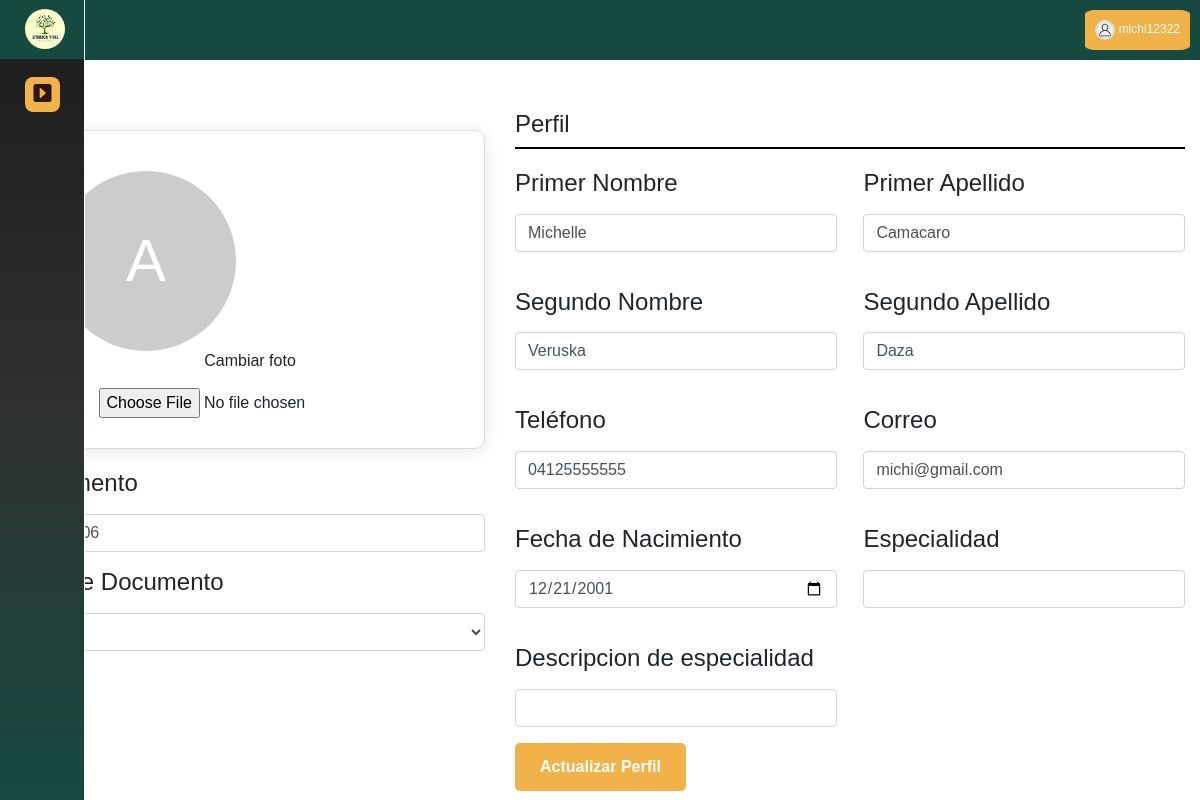
/app/vistas/perfil_psicologo.php (signed in), run on the app's committed database.
### tables this page shows
CREATE TABLE `psicologo` (
  `id_psicologo` int(11) NOT NULL,
  `id_administrativo` int(11) NOT NULL
);

### app/vistas/perfil_psicologo.php (the view, shortened to what this page needs)
<?php
include '../../config/conexion.php';
$usuario = $_SESSION['usuario'];
$sql_admintrativo = "SELECT id_administrativo FROM administrativo WHERE usuario = :usuario";
$stmt_administrativo = $conn->prepare($sql_admintrativo);
$stmt_administrativo->bindParam(':usuario', $usuario);
$stmt_administrativo->execute();
$usuario_data = $stmt_administrativo->fetch(PDO::FETCH_ASSOC);
$id_administrativo = $usuario_data['id_administrativo'];
$sql = "SELECT a.*, p.*, e.Descripcion AS especialidad, e.Tipo_Esp AS estado
        FROM administrativo a
        LEFT JOIN psicologo p ON a.id_administrativo = p.id_administrativo
        LEFT JOIN especialidad_psicologo es ON p.id_psicologo = es.id_psicologo
        LEFT JOIN especialidad e ON es.id_especialidad = e.id_especialidad
        WHERE a.id_administrativo = :id_administrativo";
$stmt = $conn->prepare($sql);
$stmt->bindParam(':id_administrativo', $id_administrativo);
$stmt->execute();
$usuario = $stmt->fetch(PDO::FETCH_ASSOC);
?>
<!DOCTYPE html>
<html lang="es">
<head>
    <link rel="stylesheet" href="https://maxcdn.bootstrapcdn.com/bootstrap/4.5.2/css/bootstrap.min.css">
    <link href="https://cdn.jsdelivr.net/npm/bootstrap-icons/font/bootstrap-icons.css" rel="stylesheet">
    <link rel="stylesheet" href="css/sidebarandheader.css">
    <link rel="stylesheet" href="css/perfil_usuario.css">
</head>
<body>
    <?php include 'includes/header.php'; ?>
    <?php include 'includes/sidebar.php'; ?>
    <div class="container">
        <div class="row">
            <div class="col-sm-5" style="margin-top: 50px;">
                <form action="perfil_psicologo.php" method="POST" enctype="multipart/form-data">
                    <div class="card">
                        <div class="card-body text-center">
                            <?php if (!empty($usuario['foto'])): ?>
                                <img class="avatar img-circle img-thumbnail" alt="avatar">
                            <?php else: ?>
                                <div class="avatar default-avatar">A</div>
                            <?php endif; ?>
                            <h6>Cambiar foto</h6>
                            <input type="file" name="foto" class="text-center center-block file-upload">
                        </div>
                    </div>
                    <div class="form-group">
                        <label for="num_doc">
                            <h4>Documento</h4>
                        </label>
                        <input type="text" class="form-control" name="num_doc" value="<?php echo $usuario['num_doc']; ?>" placeholder="Introduce tu número de documento">
                    </div>
                    <div class="form-group">
                        <label for="tipo_doc">
                            <h4>Tipo de Documento</h4>
                        </label>
                        <select name="tipo_doc" class="form-control">
                            <option value="V" <?php echo $usuario['tipo_doc'] == 'V' ? 'selected' : ''; ?>>V</option>
                        </select>
                    </div>
            </div>
            </hr><br>
            <div class="col-sm-7" style="margin-top: 50px;">
                <h4 class="perfil-title">Perfil</h4>
                <form class="form" action="perfil_usuario.php" method="post" enctype="multipart/form-data">
                    <div class="form-container">
                        <div class="form-group">
                            <label for="nombre1">
                                <h4>Primer Nombre</h4>
                            </label>
                            <input type="text" class="form-control" name="nombre1" value="<?php echo $usuario['Nombre1']; ?>" placeholder="Introduce tu primer nombre">
                        </div>
                        <div class="form-group">
                            <label for="apellido1">
                                <h4>Primer Apellido</h4>
                            </label>
                            <input type="text" class="form-control" name="apellido1" value="<?php echo $usuario['Apellido1']; ?>" placeholder="Introduce tu primer apellido">
                        </div>
                        <div class="form-group">
                            <label for="nombre2">
                                <h4>Segundo Nombre</h4>
                            </label>
                            <input type="text" class="form-control" name="nombre2" value="<?php echo $usuario['Nombre2']; ?>" placeholder="Introduce tu segundo nombre">
                        </div>
                        <div class="form-group">
                            <label for="apellido2">
                                <h4>Segundo Apellido</h4>
                            </label>
                            <input type="text" class="form-control" name="apellido2" value="<?php echo $usuario['Apellido2']; ?>" placeholder="Introduce tu segundo apellido">
                        </div>
                        <div class="form-group">
                            <label for="telefono">
                                <h4>Teléfono</h4>
                            </label>
                            <input type="text" class="form-control" name="telefono" value="<?php echo $usuario['telefono']; ?>" placeholder="Introduce tu número de teléfono">
                        </div>
                        <div class="form-group">
                            <label for="correo">
                                <h4>Correo</h4>
                            </label>
                            <input type="email" class="form-control" name="correo" value="<?php echo $usuario['correo']; ?>" placeholder="Introduce tu correo electrónico">
                        </div>
                        <div class="form-group">
                            <label for="fecha_nac">
                                <h4>Fecha de Nacimiento</h4>
                            </label>
                            <input type="date" class="form-control" name="fecha_nac" value="<?php echo $usuario['Fecha_Nac']; ?>">
                        </div>
                        <div class="form-group">
                            <label for="Tipo_Esp">
                                <h4>Especialidad</h4>
                            </label>
                            <input type="text" class="form-control" name="Tipo_Esp" value="<?php echo isset($usuario['Tipo_Esp']) ? htmlspecialchars($usuario['Tipo_Esp']) : ''; ?>">
                        </div>
                        <div class="form-group">
                            <label for="Descripcion">
                                <h4>Descripcion de especialidad</h4>
                            </label>
                            <input type="Text" class="form-control" name="Descripcion" value="<?php echo isset($usuario['Descripcion']) ? htmlspecialchars($usuario['Descripcion']) : ''; ?>">
                        </div>
                    </div>
                    <button type="submit" class="btn btn-primary">Actualizar Perfil</button>
                </form>
            </div>
        </div>
    </div>
</body>
</html>

### app/vistas/css/sidebarandheader.css (style rules this page uses)
* { margin: 0; padding: 0; box-sizing: border-box; font-family: "Poppins", sans-serif; }

### app/vistas/css/perfil_usuario.css (style rules this page uses)
.avatar { width: 180px; height: 180px; border-radius: 50%; object-fit: cover; }
.avatar.default-avatar { background-color: #ccc; display: flex; align-items: center; justify-content: center; font-size: 60px; color: #fff; }
.card { max-width: 1000px; margin: 20px auto; border: 1px solid #ddd; border-radius: 10px; box-shadow: 0 2px 15px rgba(0, 0, 0, 0.1); }
.card-body { padding: 40px; }
.form-container { display: flex; flex-wrap: wrap; justify-content: space-between; gap: 20px; }
.form-container .form-group { flex: 0 0 48%; }
input[type="text"], input[type="date"], input[type="email"], select { width: 100%; }
button[type="submit"] { padding: 12px 25px; background-color: #007bff; color: white; border: none; border-radius: 5px; cursor: pointer; transition: background-color 0.3s ease; }
.card-body { padding-bottom: 20px; }
.file-upload { display: inline-block; margin: 10px 0; }
.text-center { text-align: center; }
.container { max-width: 1200px; margin-left: auto; margin-right: auto; }
.perfil-title { position: relative; padding-bottom: 10px; margin-bottom: 20px; }
.perfil-title::after { content: ""; position: absolute; left: 0; bottom: 0; width: 100%; height: 2px; background-color: #000; }
.btn-primary { background-color: #f1b24a !important; color: white; padding: 10px 20px; font-size: 16px; font-weight: bold; border-radius: 5px; }

### data on the page
psicologo: num_doc "29795906", nombre1 "Michelle", apellido1 "Camacaro", nombre2 "Veruska", apellido2 "Daza", telefono "04125555555", correo "michi@gmail.com", fecha_nac "12/21/2001"

### other printed values
$nombreUsuario "michi12322"
